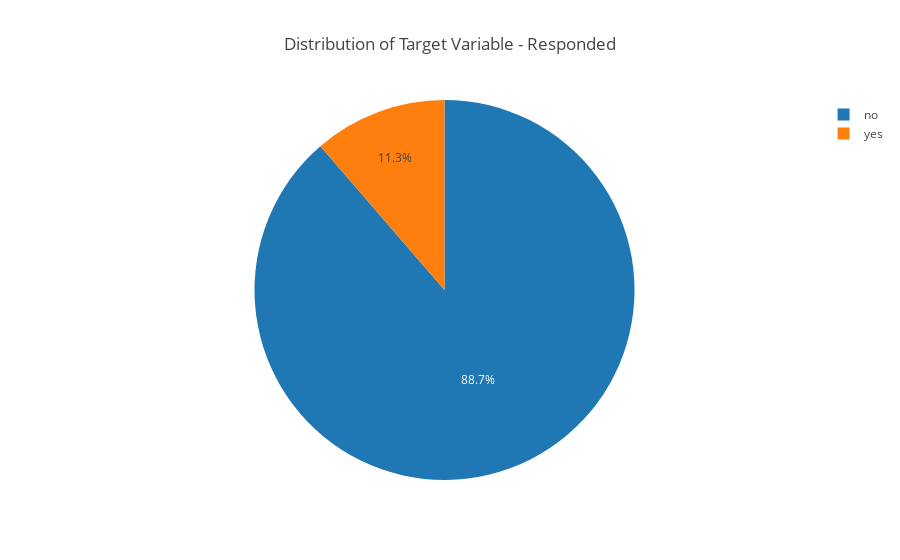

Notebook source saved alongside this figure:
### Markdown cell above
# Data Exploration

### Code cell
# for generation of interactive data visualization
from plotly.offline import download_plotlyjs, init_notebook_mode, plot, iplot
import plotly.graph_objs as go
init_notebook_mode(connected=True)
labels = ["no", "yes"]
values = marketing["responded"].value_counts().values

trace = go.Pie(labels = labels, values = values)
layout = go.Layout(title = 'Distribution of Target Variable - Responded')

fig = go.Figure(data = [trace], layout = layout)
iplot(fig)

### Figure 1 — Plotly figure (JSON) as saved in the notebook; plotly's stock layout.template omitted (floating-point values rounded to 4 significant figures)
{"data": [{"labels": ["no", "yes"], "type": "pie", "uid": "39090bed-b453-4865-88db-57785afd36c4", "values": [6574, 840]}], "layout": {"title": {"text": "Distribution of Target Variable - Responded"}}}
